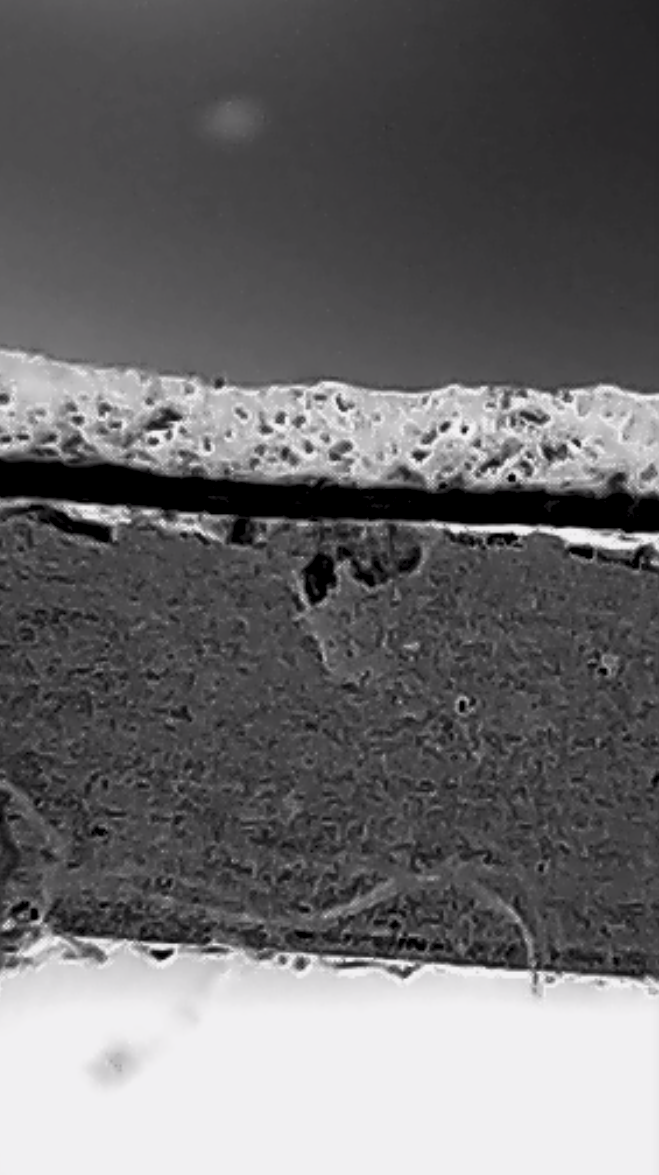
#> input picture Python/data/por/sideview.png, 659 x 1175 px, found by its file name
$ python image.py   (Python 2 division)
#> lines starting #> are read from the running program, lines starting #| are printed output that depends on the picture; after the words box and inside, x2 and y2 are one past the last pixel; in counts of white or black regions, pixels touching at a corner belong together
import numpy as np
from PIL import Image
import matplotlib
import matplotlib.pyplot as plt

width_of_glass=1 ##mm
#####THRESHOLD, 0 is white, 255 is black#####
threshhold=150
width=25
t_aluminium=20
t_other=150

im=Image.open("data\por\sideview.png")
#> im is the input picture: PIL image 659x1175 RGBA; mean R, G, B, A 107.2, 106.1, 107.5, 255
x,y= im.size
#> x = 659; y = 1175
im = im.convert('L')
#> im: PIL image 659x1175 L

county=0

def changepix(t):
    im=Image.open("data\por\sideview.png")
    x,y= im.size
    im1 = im.convert('L')

    print t
    for i in range (x):
        for j in range (y):
            if j==0:
                im1.putpixel((i,j),0)
            if j==y-1:
                im1.putpixel((i,j),0)
            if im1.getpixel((i,j))<=t:
                im1.putpixel((i,j),0)
            elif im1.getpixel((i,j))>t:
                im1.putpixel((i,j),255)
    #im1.save("data\por\electrodebw.jpg","JPEG")
    return im1,x,y

xplot=np.arange(x)
#> xplot = 659 values from 0 to 658
#xstart,xend=np.arange(x)
start=np.zeros(x)
#> start = 659 values from 0 to 0
end=np.zeros(x)
#> end = 659 values from 0 to 0
def countwidth(t,width,start=np.zeros(x),end=np.zeros(x),factor=1):
    ###factor means go top to bottom(1) or bottom to top(-1)###
    th=t
    iml,x,y=changepix(th)
    if factor==1:
        f=factor
        z=0
    if factor==-1:
        f=factor
        z=1
    ###### if factor=1,  z*(y-1)+f*j=j   ### top to bottom
    ###### if factor=-1, z*(y-1)+f*j=y-1-j ###  bottom to top
    i,j=0,0
    for i in range(x):
        county=0
        for j in range(y):
            if iml.getpixel((i,z*(y-1)+f*j))==0:
                county+=1
                if start[i]==0:
                    ystart=z*(y-1)+f*j
                    start[i]=ystart
            elif iml.getpixel((i,z*(y-1)+f*j))==255:
                if county<width:
                    county=0
                    start[i]=0
                if county>width:
                    if end[i]==0:
                        end[i]=z*(y-1)+f*j
    for k in range(x):
        if start[k]==y-1:
            start[k]=0
    start=np.ma.masked_equal(start,0)
    end=np.ma.masked_equal(end,0)
    return start,end


# [6 lines of commented-out code are left out]
def calclength(start,end):
    #print end.mean()
    #print start.mean()
    length = end.mean()-start.mean()
    return abs(length)

#countwidth(t,width,start=np.zeros(x),end=np.zeros(x),factor=1) factor is
####Aluminum####
sa,ea=countwidth(20,25)
#> after the loop in changepix, `for i in range (x):`:
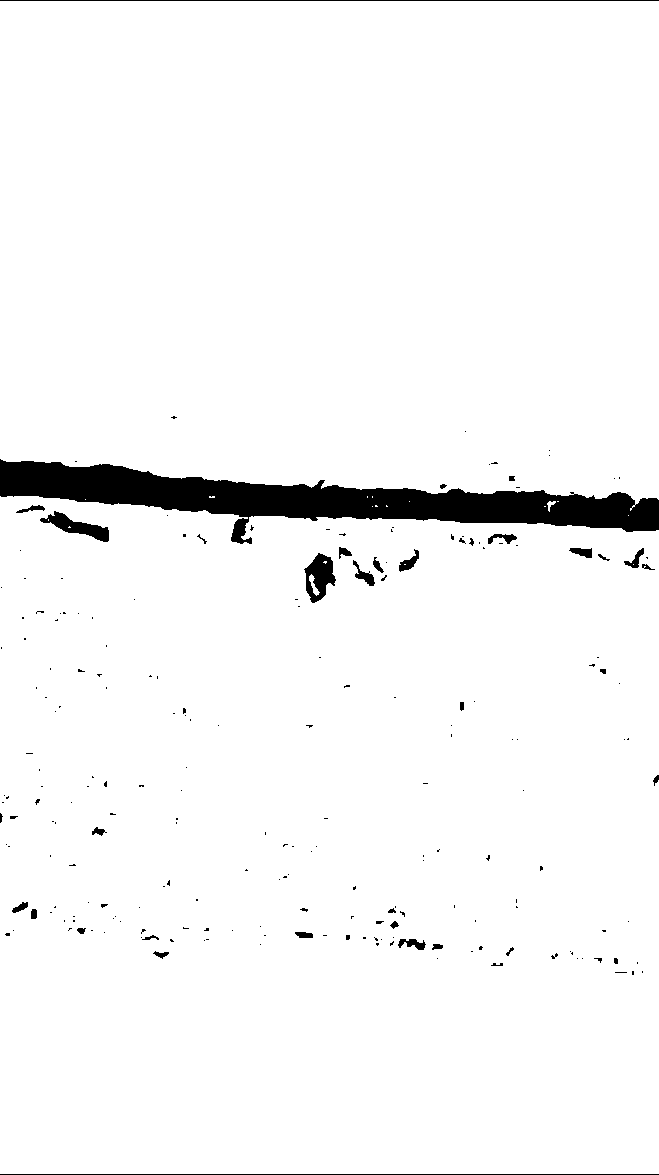
#> im1: PIL image 659x1175 L; 96.4% white; 214 black regions (178 under 20 px), largest, box (x1, y1, x2, y2) and area: (0, 459, 659, 544) 21601, (304, 553, 336, 603) 910, (40, 511, 109, 542) 811
#> in countwidth, `iml,x,y=changepix(th)`: x = 659; y = 1175
#> after the loop in countwidth, `for i in range(x):`: end = 659 values, max 950 at index 432, min 0 at index 209, mean 491.9; start = 659 values, max 1174 at index 209, min 459 at index 0, mean 517.4
#> after the loop in countwidth, `for k in range(x):`: start = 659 values, max 505 at index 635, min 0 at index 209, mean 458.6
#lengthalu=calclength(sa,ea)
###Electrode###
#se,ee=countwidth(im,x,y,150,20,start=sa)
se,ee=countwidth(150,20,start=np.zeros(x),end=np.zeros(x))
#> call 2 of changepix, with t = 150
#> after the loop in changepix (call 2), `for i in range (x):`:
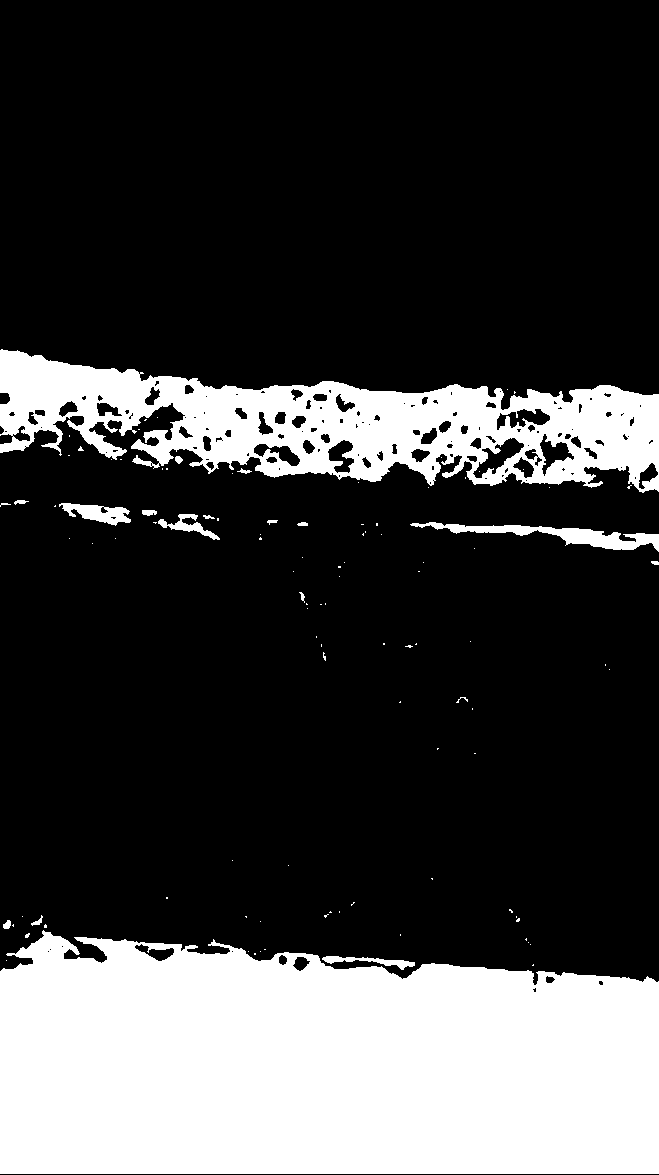
#> im1: PIL image 659x1175 L; 24.7% white; 105 white regions (87 under 20 px), largest, box (x1, y1, x2, y2) and area: (0, 930, 659, 1174) 140092, (0, 349, 659, 493) 46344, (410, 522, 659, 552) 2315
lengthelectrode=calclength(se,ee)
#> in calclength, `length = end.mean()-start.mean()`: length = 381.5
#> lengthelectrode = 381.5
###glass###
sg,eg=countwidth(150,20,factor=-1)
# [8 lines of commented-out code are left out]
plt.plot(xplot,sa)
plt.plot(xplot,ea)
#plt.plot(xplot,se)
plt.plot(xplot,ee)
plt.plot(xplot,sg)
plt.show()
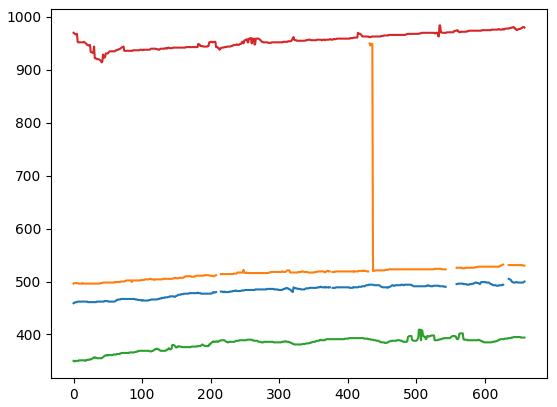
#> figure drawn by matplotlib, 1 panel; curve peaks at x = 635, y = 505; curve peaks at x = 432, y = 950; curve peaks at x = 504, y = 409
#> (the run stopped early here; a loop or call above may not have finished)

$ run again, with Python/data/por/slrry.jpg saved as Python/data/por/sideview.png
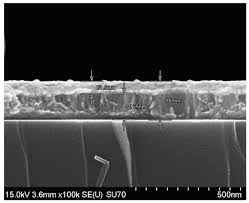
#> input picture Python/data/por/slrry.jpg, 249 x 203 px, found by its file name
#> im is the input picture: PIL image 249x203 RGB; min 0, max 255, mean 67.9
#> im: PIL image 249x203 L
#> after the loop in changepix, `for i in range (x):`:
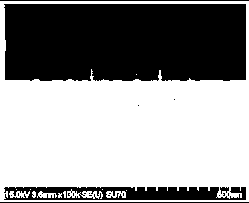
#> im1: PIL image 249x203 L; 58% white; 21 black regions (16 under 20 px), largest, box (x1, y1, x2, y2) and area: (4, 4, 246, 81) 18324, (4, 187, 246, 200) 2321, (0, 0, 249, 1) 249, (0, 202, 249, 203) 249, (220, 187, 229, 194) 37
#> in countwidth, `iml,x,y=changepix(th)`: x = 249; y = 203
#> after the loop in countwidth, `for i in range(x):`: end = 249 values, max 81 at index 30, min 0 at index 0, mean 77.28; start = 249 values, max 202 at index 0, min 4 at index 5, mean 10.36
#> after the loop in countwidth, `for k in range(x):`: start = 249 values, max 4 at index 5, min 0 at index 0, mean 3.87
#> length = 78.01
#> `plt.show()`:
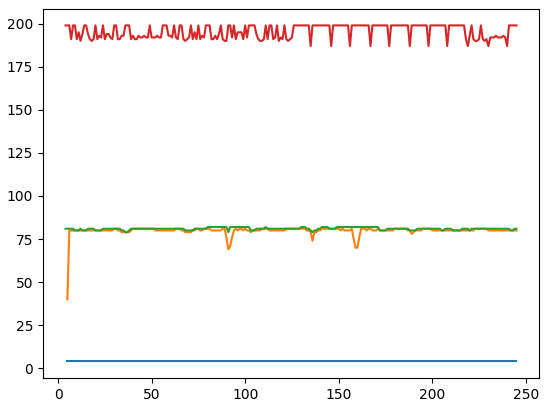
#> figure drawn by matplotlib, 1 panel; curve peaks at x = 5, y = 4; curve peaks at x = 30, y = 81; curve peaks at x = 80, y = 82
